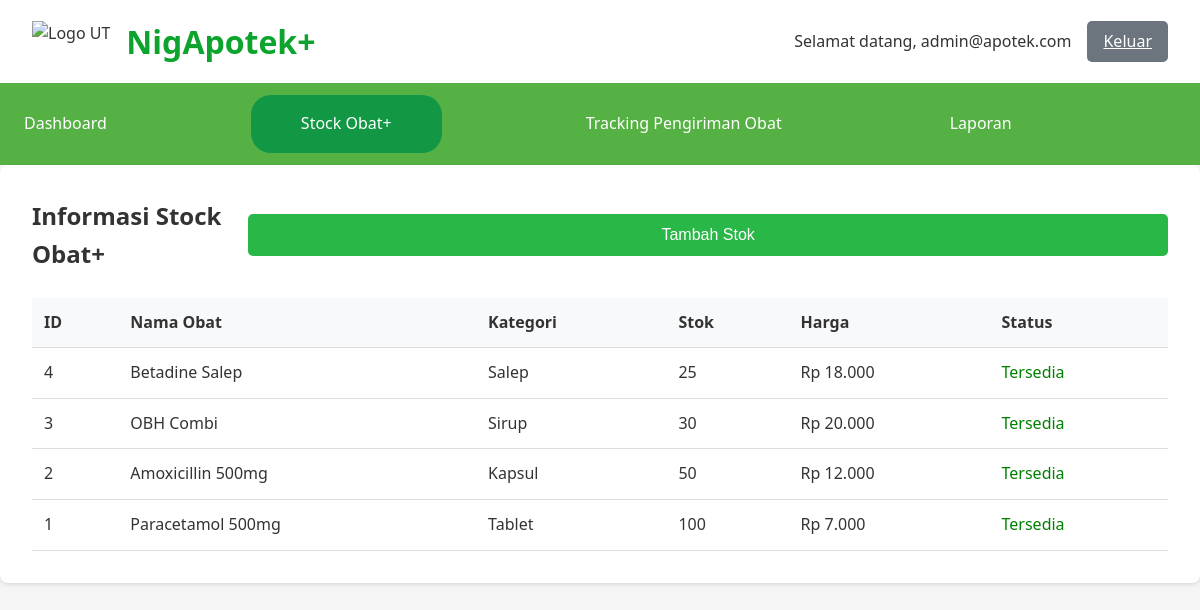
Screenshot of /stok.php (signed in) with the database file from the repository.
### tables this page shows
CREATE TABLE obat (
    id_obat INT PRIMARY KEY AUTO_INCREMENT,
    nama_obat VARCHAR(100) NOT NULL,
    id_kategori INT,
    id_supplier INT,
    harga_beli DECIMAL(10,2),
    harga_jual DECIMAL(10,2),
    stok INT DEFAULT 0,
    tanggal_kadaluarsa DATE,
    deskripsi TEXT,
    created_at TIMESTAMP DEFAULT CURRENT_TIMESTAMP,
    FOREIGN KEY (id_kategori) REFERENCES kategori(id_kategori),
    FOREIGN KEY (id_supplier) REFERENCES supplier(id_supplier)
);

CREATE TABLE kategori (
    id_kategori INT PRIMARY KEY AUTO_INCREMENT,
    nama_kategori VARCHAR(50) NOT NULL,
    deskripsi TEXT
);

### stok.php (the view, shortened to what this page needs)
<?php
require_once 'config.php';
$query = "SELECT o.*, k.nama_kategori FROM obat o LEFT JOIN kategori k ON o.id_kategori = k.id_kategori ORDER BY o.id_obat DESC";
$result = $conn->query($query);
?>
<!DOCTYPE html>
<html lang="id">
<head>
    <link rel="stylesheet" href="css/sss.css">
</head>
<body>
    <div class="dashboard-container">
        <header class="dashboard-header">
            <div class="header-left">
                <img src="assets/apot.jpeg" alt="Logo UT" class="logo">
                <h1>NigApotek+</h1>
            </div>
            <div class="header-right">
                <span id="greeting" class="greeting">Selamat datang, <?php echo $_SESSION['user_email']; ?></span>
                <a href="logout.php" class="btn-secondary">Keluar</a>
            </div>
        </header>
        <nav class="dashboard-nav">
            <ul>
                <li><a href="dashboard.php" class="nav-link">Dashboard</a></li>
                <li><a href="stok.php" class="nav-link active">Stock Obat+</a></li>
                <li><a href="tracking.php" class="nav-link">Tracking Pengiriman Obat</a></li>
                <li class="dropdown">
                    <a href="#" class="nav-link">Laporan</a>
                </li>
            </ul>
        </nav>
        <main class="stok-main">
            <div class="stok-header">
                <h2>Informasi Stock Obat+</h2>
                <button id="addStockBtn" class="btn-primary">Tambah Stok</button>
            </div>
            <table id="stockTable" class="stock-table">
                <thead>
                    <tr>
                        <th>ID</th>
                        <th>Nama Obat</th>
                        <th>Kategori</th>
                        <th>Stok</th>
                        <th>Harga</th>
                        <th>Status</th>
                    </tr>
                </thead>
                <tbody>
                    <?php while ($row = $result->fetch_assoc()): ?>
                    <tr>
                        <td><?php echo $row['id_obat']; ?></td>
                        <td><?php echo $row['nama_obat']; ?></td>
                        <td><?php echo $row['nama_kategori']; ?></td>
                        <td><?php echo $row['stok']; ?></td>
                        <td>Rp <?php echo number_format($row['harga_jual'], 0, ',', '.'); ?></td>
                        <td>
                            <?php
                            if ($row['stok'] > 10) echo '<span style="color: green;">Tersedia</span>';
                            elseif ($row['stok'] > 0) echo '<span style="color: orange;">Terbatas</span>';
                            else echo '<span style="color: red;">Habis</span>';
                            ?>
                        </td>
                    </tr>
                    <?php endwhile; ?>
                </tbody>
            </table>
        </main>
    </div>
</body>
</html>

### css/sss.css (style rules this page uses)
* { margin: 0; padding: 0; box-sizing: border-box; }
body { font-family: 'Segoe UI', Tahoma, Geneva, Verdana, sans-serif; line-height: 1.6; color: #333; background-color: #f5f5f5; }
.logo { max-width: 80px; margin-bottom: 1rem; }
.btn-primary { width: 100%; padding: 0.75rem; background-color: #29b748; color: white; border: none; border-radius: 5px; font-size: 1rem; cursor: pointer; transition: background-color 0.3s; }
.btn-secondary { padding: 0.5rem 1rem; background-color: #6c757d; color: white; border: none; border-radius: 5px; cursor: pointer; transition: background-color 0.3s; }
.dashboard-container { display: flex; flex-direction: column; min-height: 100vh; }
.dashboard-header { display: flex; justify-content: space-between; align-items: center; padding: 1rem 2rem; background-color: white; box-shadow: 0 2px 4px rgba(0, 0, 0, 0.1); }
.header-left { display: flex; align-items: center; }
.header-left h1 { margin-left: 1rem; color: #0ca42d; }
.header-right { display: flex; align-items: center; gap: 1rem; }
.greeting { font-weight: 500; }
.dashboard-nav { background-color: #55B143; padding: 12px 0; }
.dashboard-nav ul { display: flex; list-style: none; align-items: center; gap: 120px; }
.nav-link { display: block; padding: 1rem 1.5rem; color: white; text-decoration: none; transition: background-color 0.3s; }
.nav-link:hover, .nav-link.active { background-color: #129745; border-radius: 20px; padding-left: 50px; padding-right: 50px; }
.dropdown { position: relative; }
.tracking-main, .stok-main { background: white; padding: 2rem; border-radius: 8px; box-shadow: 0 2px 4px rgba(0, 0, 0, 0.1); }
.stok-header { display: flex; justify-content: space-between; align-items: center; margin-bottom: 1.5rem; }
.stock-table { width: 100%; border-collapse: collapse; }
.stock-table th, .stock-table td { padding: 0.75rem; text-align: left; border-bottom: 1px solid #ddd; }
.stock-table th { background-color: #f8f9fa; font-weight: 600; }

### rows the page displays
obat: id_obat "4", nama_obat "Betadine Salep", id_kategori.nama_kategori "Salep", stok "25", harga_jual "18.000", shows "Tersedia"
obat: id_obat "3", nama_obat "OBH Combi", id_kategori.nama_kategori "Sirup", stok "30", harga_jual "20.000", shows "Tersedia"
obat: id_obat "2", nama_obat "Amoxicillin 500mg", id_kategori.nama_kategori "Kapsul", stok "50", harga_jual "12.000", shows "Tersedia"
obat: id_obat "1", nama_obat "Paracetamol 500mg", id_kategori.nama_kategori "Tablet", stok "100", harga_jual "7.000", shows "Tersedia"

### other values shown
$_SESSION['user_email'] "admin@apotek.com"
